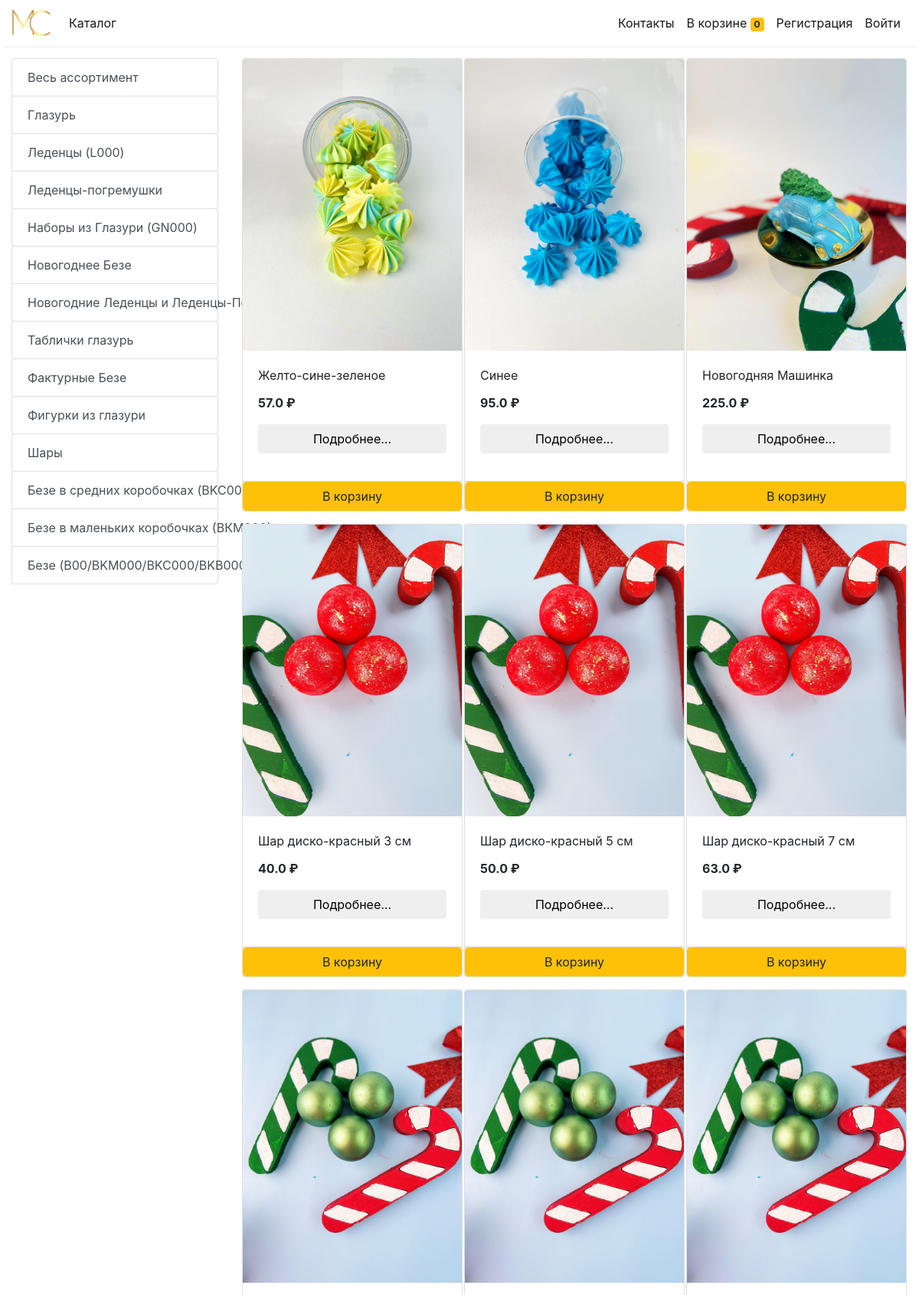
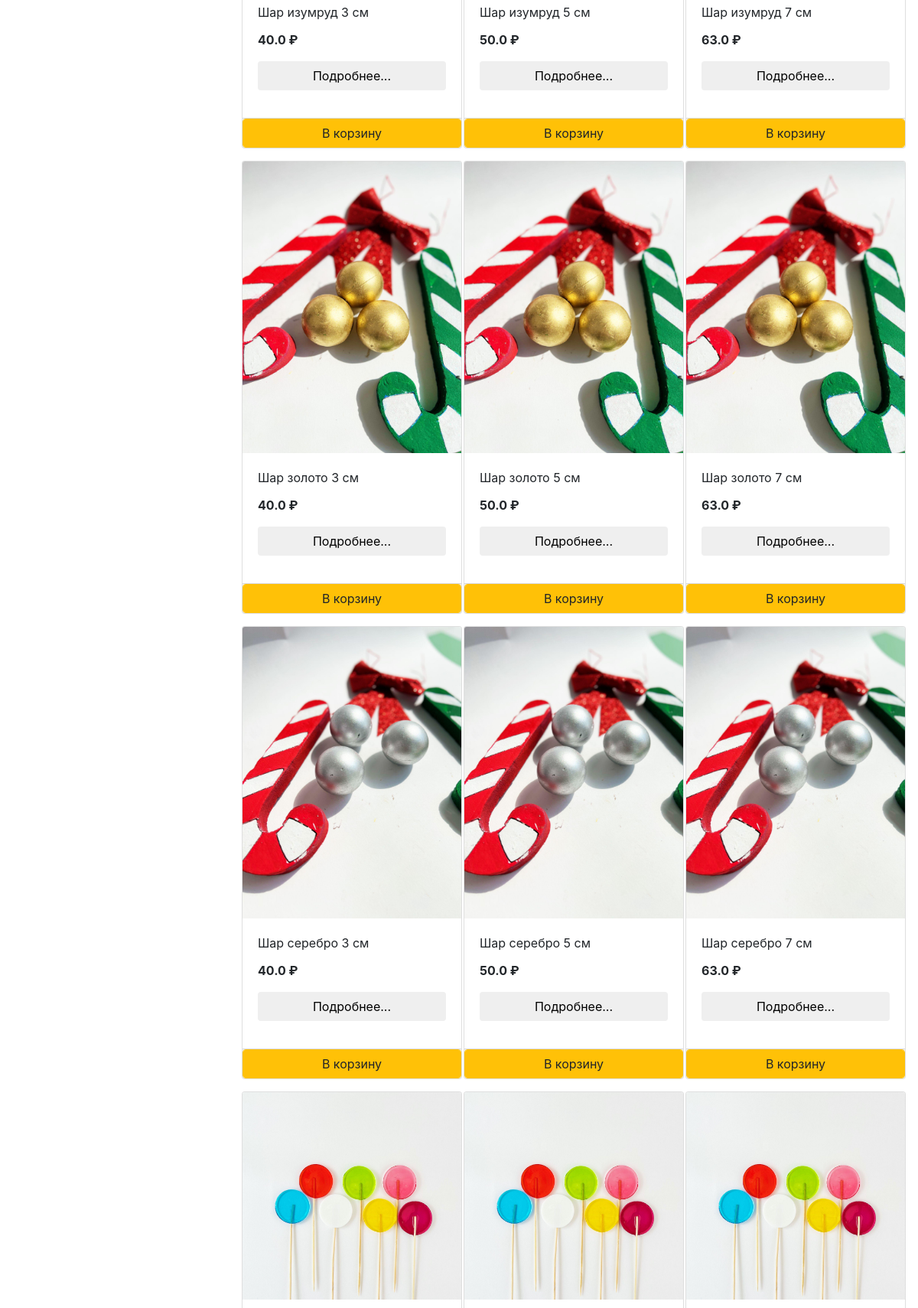
The app's page /store (upper part) with its own data (2 pictures, top to bottom).
### store/models/category.py (models this page shows, shortened)
class Category(models.Model):
    name= models.CharField(max_length=50)
    @staticmethod
    def get_all_categories():
        return Category.objects.all()

### store/models/product.py (models this page shows, shortened)
class Products(models.Model):
    name = models.CharField(max_length=260, blank=True, null=True)
    price= models.IntegerField(default=0, blank=True, null=True)
    price_5k = models.FloatField(blank=True,null=True)
    price_10k = models.FloatField(blank=True,null=True)
    price_20k = models.FloatField(blank=True,null=True)
    price_many = models.FloatField(blank=True,null=True)
    kind = models.CharField(max_length=300, blank=True, null=True)
    category= models.ForeignKey(Category,on_delete=models.CASCADE,default=1, blank=True, null=True )
    description= models.CharField(max_length=250, default='', blank=True, null= True)
    photo_url = models.CharField(max_length=3000,null=True)
    author = models.ForeignKey(settings.AUTH_USER_MODEL, on_delete=models.CASCADE, blank=True, null=True)
    title = models.CharField(max_length=200, blank=True, null=True)
    description = models.CharField(max_length=300, blank=True, null=True)
    text = models.TextField(blank=True, null=True)
    article = models.CharField(max_length=20, blank=True, null=True)
    color = models.CharField(max_length=250, blank=True, null=True)
    size = models.FloatField(blank=True,null=True)
    weight = models.FloatField(blank=True,null=True)
    created_date = models.DateTimeField(default=timezone.now, blank=True, null=True)
    published_date = models.DateTimeField(blank=True, null=True)
    image= models.ImageField(upload_to='uploads/products/', blank=True, null=True)
    @staticmethod
    def get_all_products():
        return Products.objects.all().exclude(image='') #только с каринками

### store/views/home.py (the view)
# urls.py: path('' , include('store.urls'))
def store(request):
    cart = request.session.get('cart')
    if not cart:
        request.session['cart'] = {}
    products = None
    categories = Category.get_all_categories()
    categoryID = request.GET.get('category')
    if categoryID:
        products = Products.get_all_products_by_categoryid(categoryID)
    else:
        products = Products.get_all_products();
    data = {}
    data['products'] = products
    data['categories'] = categories
    print('you are : ', request.session.get('email'))
    return render(request, 'index.html', data)

### store/templatetags/cart.py (called while the page is built)
@register.filter (name='is_in_cart')
def is_in_cart(product, cart):
    keys = cart.keys ()
    for id in keys:
        if int (id) == product.id:
            return True
    return False;

### store/templatetags/custom_filter.py (called while the page is built)
@register.filter(name='currency')
def currency(number):
    return str(number)+" ₽"

### store/templates/index.html (shortened to what this page needs)
{% extends 'base.html' %}
{% block content %}
{% load cart %}
{% load custom_filter %}
<div class="container-fluid mt-3">
	<div class="row">
		<div class="col-lg-3 mx-auto">
			<div class="list-group">
				<a href="/" class="list-group-item list-group-item-action btn btn-outline-warning">Весь ассортимент</a>
				{% for category in categories %}
				<a href="/?category={{category.id}}"
					class="list-group-item list-group-item-action btn btn-outline-warning ">{{category.name}}</a>
				{% endfor %}
			</div>
		</div>
		<div id='products' class="col-lg-9 mx-auto">
			<div class="row mx-auto">
				{% for product in products %}
				<div class="card mx-auto mb-3" id={{product.id}} style="width: 18rem;">
					{% if product.image %}
						<img class="card-img-top" src="{{ product.image.url }}" alt="Card image cap" />
					{% else %}
						<a href="admin/store/products/{{ product.id }}/change/" id="{{ product.id }}" target="_blank">
						<img class="card-img-top" src="{{ product.photo_url }}" alt="Card image cap"  style="border: 1px solid red;"/>
						</a>
					{% endif %}
					<div class="card-body">
						<p class="card-title">{{product.name}}</p>
						<p class="card-text"><b>{{product.price_5k|currency}}</b></p>
						<button class="btn btn-ligth btn-block" type="button" data-toggle="collapse" data-target="#collapse{{product.id}}" aria-expanded="false" aria-controls="collapseExample">
							Подробнее...
						  </button>
					</div>
					<div class="card-footer p-0 no-gutters">
						{% if product|is_in_cart:request.session.cart %}
						<div class="row no-gutters">
							<form action="/#{{product.id}}" class="col-2 " method="post">
								{% csrf_token %}
								<input hidden type="text" name='product' value='{{product.id}}'>
								<input hidden type="text" name='remove' value='True'>
								<input type="submit" value=" - " class="btn btn-block btn-ligth border-right">
							</form>
							<div class="text-center col btn btn-warning">{{product|cart_quantity:request.session.cart}} в корзине</div>
							<form action="/#{{product.id}}" class="col-2 " method="post">
								{% csrf_token %}
								<input hidden type="text" name='product' value='{{product.id}}'>
								<input type="submit" value=" + " class="btn btn-block btn-ligth border-left">
							</form>
						</div>
						{% else %}
						<form action="/#{{product.id}}" method="POST" class="btn-block">
							<input type="submit" class="float-right btn btn-warning form-control"
								value="В корзину">
						</form>
						{% endif %}
					</div>
				</div>
				{% endfor %}
			</div>
		</div>
	</div>
</div>
{% endblock %}

### store/templates/base.html (shortened to what this page needs)
{% load static %}
<!doctype html>
<html lang="ru">
<head>
  <link rel="stylesheet" href="https://maxcdn.bootstrapcdn.com/bootstrap/4.0.0/css/bootstrap.min.css"
>
</head>
<body>
<nav class="one-edge-shadow
  navbar navbar-light
  sticky-top navbar
  navbar-expand-lg
  text-white">
    <a class="navbar-brand ms-3 text-dark " href="/">
    <img src="{% static 'logo.png' %}" style="width:50px;height:50px,color:text-light;"></a>
    <div class="collapse navbar-collapse" id="navbarSupportedContent">
      <ul class="navbar-nav mr-auto">
        <li class="nav-item active">
          <a class="nav-link" href="/store">Каталог <span class="sr-only">(current)</span></a>
        </li>
          </ul>
      <ul class=" navbar-nav my-2 my-lg-0">
        <li class="nav-item active">
          <a class="nav-link" href="/contacts">Контакты</a>
        </li>
        <li class="nav-item active">
          <a class="nav-link" href="/cart">В корзине
            <span class="badge badge-warning">{{request.session.cart.keys|length}}</span>
            <span class="sr-only">(current)</span></a>
        </li>
        {% if request.session.customer %}
        <li class="nav-item active ">
          <a class="nav-link" href="/orders">Заказы<span class="sr-only">(current)</span></a>
        </li>
        <li class="nav-item active ">
          <a class="nav-link" href="/logout">Выйти<span class="sr-only">(current)</span></a>
        </li>
        {% else %}
        <li class="nav-item active">
          <a class="nav-link" href="/signup">Регистрация<span class="sr-only">(current)</span></a>
        </li>
        <li class="nav-item active">
          <a class="nav-link" href="/login">Войти<span class="sr-only">(current)</span></a>
        </li>
        {% endif %}
      </ul>
    </div>
  </nav>
  {% block content %}{% endblock %}
</body>
</html>

### store/templates/base.html (style rules this page uses)
nav { background-color: white; }
.one-edge-shadow { box-shadow: 0 8px 2px -5px rgb(246, 245, 245); }

### records on screen
Category: name "Глазурь"
Category: name "Леденцы (L000)"
Category: name "Леденцы-погремушки"
Category: name "Наборы из Глазури (GN000)"
Category: name "Новогоднее Безе"
Category: name "Новогодние Леденцы и Леденцы-Погремушки"
Category: name "Таблички глазурь"
Category: name "Фактурные Безе"
Category: name "Фигурки из глазури"
Category: name "Шары"
Category: name "Безе в средних коробочках (BKC000)"
Category: name "Безе в маленьких коробочках (ВКМ000)"
Category: name "Безе (B00/BKM000/BKC000/BKB000)"
Products: image (picture), name "Желто-сине-зеленое", price_5k "57.0 ₽"
Products: image (picture), name "Синее", price_5k "95.0 ₽"
Products: image (picture), name "Новогодняя Машинка", price_5k "225.0 ₽"
Products: image (picture), name "Шар диско-красный 3 см", price_5k "40.0 ₽"
Products: image (picture), name "Шар диско-красный 5 см", price_5k "50.0 ₽"
Products: image (picture), name "Шар диско-красный 7 см", price_5k "63.0 ₽"
Products: image (picture), name "Шар изумруд 3 см", price_5k "40.0 ₽"
Products: image (picture), name "Шар изумруд 5 см", price_5k "50.0 ₽"
Products: image (picture), name "Шар изумруд 7 см", price_5k "63.0 ₽"
Products: image (picture), name "Шар золото 3 см", price_5k "40.0 ₽"
Products: image (picture), name "Шар золото 5 см", price_5k "50.0 ₽"
Products: image (picture), name "Шар золото 7 см", price_5k "63.0 ₽"
Products: image (picture), name "Шар серебро 3 см", price_5k "40.0 ₽"
Products: image (picture), name "Шар серебро 5 см", price_5k "50.0 ₽"
Products: image (picture), name "Шар серебро 7 см", price_5k "63.0 ₽"
Products: image (picture)
Products: image (picture)
Products: image (picture)

### other values on screen
{{ request.session.cart.keys|length }} "0"
